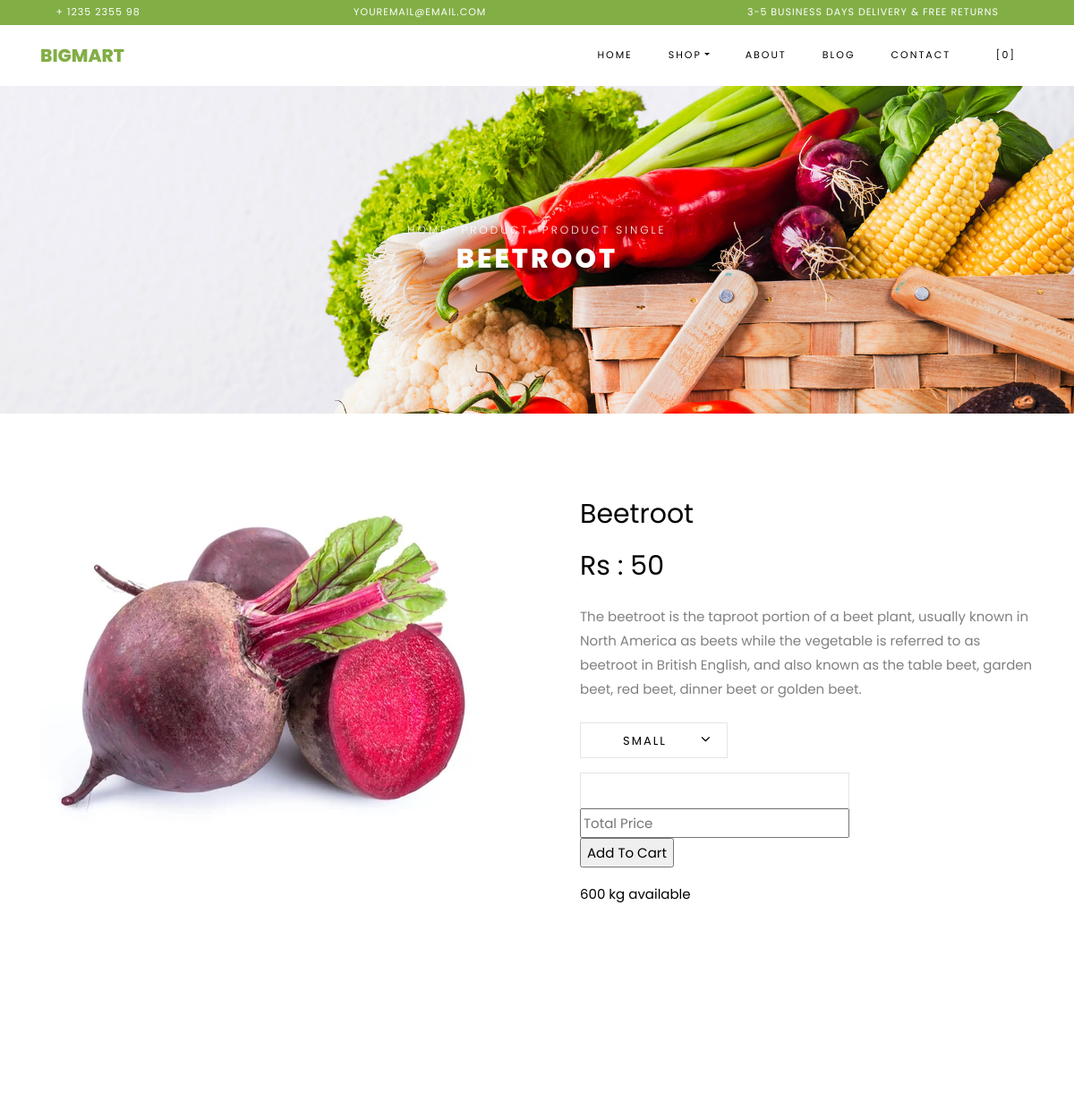
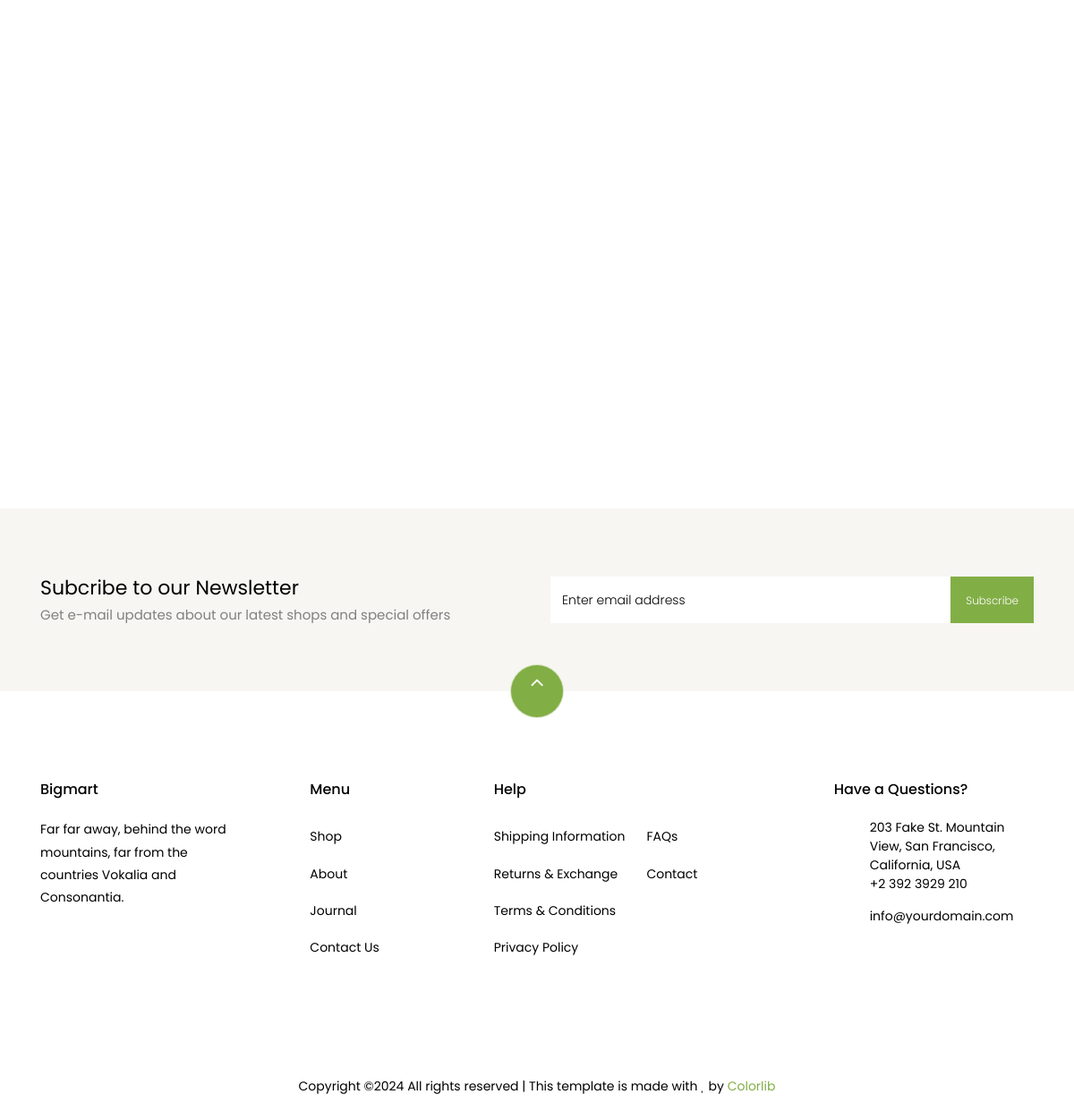
/single_product/2/, run on the app's committed database (2 pictures, top to bottom).
### Backend/models.py (models this page shows)
class product_db(models.Model):
    Product_Name = models.CharField(max_length=100,null=True,blank=True)
    Category = models.CharField(max_length=100,null=True,blank=True)
    Price = models.IntegerField(null=True,blank=True)
    Product_Description = models.CharField(max_length=500,null=True,blank=True)
    Product_Photo = models.ImageField(upload_to="product_images",null=True,blank=True)

### Webapp/views.py (the view)
# urls.py: path('single_product/<int:pro_id>/',views.single_product,name="single_product"),
def single_product(request,pro_id):
    data=product_db.objects.get(id=pro_id)
    return render(request,'single_product.html',{'data':data})

### Webapp/templates/single_product.html (shortened to what this page needs)
<!DOCTYPE html>
{% load static %}
<html lang="en">
 <head>
    <link rel="stylesheet" href="{% static 'newfolder/css/open-iconic-bootstrap.min.css' %}">
    <link rel="stylesheet" href="{% static 'newfolder/css/animate.css' %}">
    <link rel="stylesheet" href="{% static 'newfolder/css/owl.carousel.min.css' %}">
    <link rel="stylesheet" href="{% static 'newfolder/css/owl.theme.default.min.css' %}">
    <link rel="stylesheet" href="{% static 'newfolder/css/magnific-popup.css' %}">
    <link rel="stylesheet" href="{% static 'newfolder/css/aos.css' %}">
    <link rel="stylesheet" href="{% static 'newfolder/css/ionicons.min.css' %}">
    <link rel="stylesheet" href="{% static 'newfolder/css/bootstrap-datepicker.css' %}">
    <link rel="stylesheet" href="{% static 'newfolder/css/jquery.timepicker.css' %}">
    <link rel="stylesheet" href="{% static 'newfolder/css/flaticon.css' %}">
    <link rel="stylesheet" href="{% static 'newfolder/css/icomoon.css' %}">
    <link rel="stylesheet" href="{% static 'newfolder/css/style.css' %}">
  </head>
  <body class="goto-here">
		<div class="py-1 bg-primary">
    	<div class="container">
    		<div class="row no-gutters d-flex align-items-start align-items-center px-md-0">
	    		<div class="col-lg-12 d-block">
		    		<div class="row d-flex">
		    			<div class="col-md pr-4 d-flex topper align-items-center">
					    	<div class="icon mr-2 d-flex justify-content-center align-items-center"><span class="icon-phone2"></span></div>
						    <span class="text">+ 1235 2355 98</span>
					    </div>
					    <div class="col-md pr-4 d-flex topper align-items-center">
					    	<div class="icon mr-2 d-flex justify-content-center align-items-center"><span class="icon-paper-plane"></span></div>
						    <span class="text">youremail@email.com</span>
					    </div>
					    <div class="col-md-5 pr-4 d-flex topper align-items-center text-lg-right">
						    <span class="text">3-5 Business days delivery &amp; Free Returns</span>
					    </div>
				    </div>
			    </div>
		    </div>
		  </div>
    </div>
    <nav class="navbar navbar-expand-lg navbar-dark ftco_navbar bg-dark ftco-navbar-light" id="ftco-navbar">
	    <div class="container">
	      <a class="navbar-brand" href="{%  url 'Home' %}">Bigmart</a>
	      <div class="collapse navbar-collapse" id="ftco-nav">
	        <ul class="navbar-nav ml-auto">
	          <li class="nav-item"><a href="index.html" class="nav-link">Home</a></li>
	          <li class="nav-item active dropdown">
              <a class="nav-link dropdown-toggle" href="#" id="dropdown04" data-toggle="dropdown" aria-haspopup="true" aria-expanded="false">Shop</a>
            </li>
	          <li class="nav-item"><a href="about.html" class="nav-link">About</a></li>
	          <li class="nav-item"><a href="blog.html" class="nav-link">Blog</a></li>
	          <li class="nav-item"><a href="contact.html" class="nav-link">Contact</a></li>
	          <li class="nav-item cta cta-colored"><a href="cart.html" class="nav-link"><span class="icon-shopping_cart"></span>[0]</a></li>
	        </ul>
	      </div>
	    </div>
	  </nav>
    <div class="hero-wrap hero-bread" style="background-image: url({% static 'newfolder/images/bg_1.jpg' %});">
      <div class="container">
        <div class="row no-gutters slider-text align-items-center justify-content-center">
          <div class="col-md-9 ftco-animate text-center">
          	<p class="breadcrumbs"><span class="mr-2"><a href="index.html">Home</a></span> <span class="mr-2"><a href="index.html">Product</a></span> <span>Product Single</span></p>
            <h1 class="mb-0 bread">{{data.Product_Name}}</h1>
          </div>
        </div>
      </div>
    </div>
    <section class="ftco-section">
    	<div class="container">
    		<div class="row">
    			<div class="col-lg-6 mb-5 ftco-animate">
    				<a href="#" class="image-popup"><img src="{{ data.Product_Photo.url }}" class="img-fluid" alt="Colorlib Template"></a>
    			</div>
    			<div class="col-lg-6 product-details pl-md-5 ftco-animate">
    				<h3>{{ data.Product_Name }}</h3>
    				<p class="price"><span>Rs : {{ data.Price}}</span></p>
    				<p>{{data.Product_Description}}
						</p>
						<div class="row mt-4">
							<div class="col-md-6">
								<div class="form-group d-flex">
		              <div class="select-wrap">
	                  <div class="icon"><span class="ion-ios-arrow-down"></span></div>
	                  <select name="" id="" class="form-control">
	                  	<option value="">Small</option>
	                  </select>
	                </div>
		            </div>
							</div>
							<div class="input-group col-md-6 d-flex mb-3">
								<form method="post" action="{% url 'save_cart' %}">
	             	<input type="number" id="quantity" name="quantity" class="form-control input-number"  min="1" max="100">
								<input type="text" placeholder="Total Price" id="total" name="price">
									<input type="submit" value="Add To Cart">
								</form>
	          	</div>
	          	<div class="col-md-12">
	          		<p style="color: #000;">600 kg available</p>
	          	</div>
          	</div>
    			</div>
    		</div>
    	</div>
    </section>
    <section class="ftco-section">
    	<div class="container">
				<div class="row justify-content-center mb-3 pb-3">
        </div>
    	</div>
    	<div class="container">
    		<div class="row">
    		</div>
    	</div>
    </section>
		<section class="ftco-section ftco-no-pt ftco-no-pb py-5 bg-light">
      <div class="container py-4">
        <div class="row d-flex justify-content-center py-5">
          <div class="col-md-6">
          	<h2 style="font-size: 22px;" class="mb-0">Subcribe to our Newsletter</h2>
          	<span>Get e-mail updates about our latest shops and special offers</span>
          </div>
          <div class="col-md-6 d-flex align-items-center">
            <form action="#" class="subscribe-form">
              <div class="form-group d-flex">
                <input type="text" class="form-control" placeholder="Enter email address">
                <input type="submit" value="Subscribe" class="submit px-3">
              </div>
            </form>
          </div>
        </div>
      </div>
    </section>
    <footer class="ftco-footer ftco-section">
      <div class="container">
      	<div class="row">
      		<div class="mouse">
						<a href="#" class="mouse-icon">
							<div class="mouse-wheel"><span class="ion-ios-arrow-up"></span></div>
						</a>
					</div>
      	</div>
        <div class="row mb-5">
          <div class="col-md">
            <div class="ftco-footer-widget mb-4">
              <h2 class="ftco-heading-2">Bigmart</h2>
              <p>Far far away, behind the word mountains, far from the countries Vokalia and Consonantia.</p>
              <ul class="ftco-footer-social list-unstyled float-md-left float-lft mt-5">
              </ul>
            </div>
          </div>
          <div class="col-md">
            <div class="ftco-footer-widget mb-4 ml-md-5">
              <h2 class="ftco-heading-2">Menu</h2>
              <ul class="list-unstyled">
                <li><a href="#" class="py-2 d-block">Shop</a></li>
                <li><a href="#" class="py-2 d-block">About</a></li>
                <li><a href="#" class="py-2 d-block">Journal</a></li>
                <li><a href="#" class="py-2 d-block">Contact Us</a></li>
              </ul>
            </div>
          </div>
          <div class="col-md-4">
             <div class="ftco-footer-widget mb-4">
              <h2 class="ftco-heading-2">Help</h2>
              <div class="d-flex">
	              <ul class="list-unstyled mr-l-5 pr-l-3 mr-4">
	                <li><a href="#" class="py-2 d-block">Shipping Information</a></li>
	                <li><a href="#" class="py-2 d-block">Returns &amp; Exchange</a></li>
	                <li><a href="#" class="py-2 d-block">Terms &amp; Conditions</a></li>
	                <li><a href="#" class="py-2 d-block">Privacy Policy</a></li>
	              </ul>
	              <ul class="list-unstyled">
	                <li><a href="#" class="py-2 d-block">FAQs</a></li>
	                <li><a href="#" class="py-2 d-block">Contact</a></li>
	              </ul>
	            </div>
            </div>
          </div>
          <div class="col-md">
            <div class="ftco-footer-widget mb-4">
            	<h2 class="ftco-heading-2">Have a Questions?</h2>
            	<div class="block-23 mb-3">
	              <ul>
	                <li><span class="icon icon-map-marker"></span><span class="text">203 Fake St. Mountain View, San Francisco, California, USA</span></li>
	                <li><a href="#"><span class="icon icon-phone"></span><span class="text">+2 392 3929 210</span></a></li>
	                <li><a href="#"><span class="icon icon-envelope"></span><span class="text">info@yourdomain.com</span></a></li>
	              </ul>
	            </div>
            </div>
          </div>
        </div>
        <div class="row">
          <div class="col-md-12 text-center">
            <p>
						  Copyright &copy;<script>document.write(new Date().getFullYear());</script> All rights reserved | This template is made with <i class="icon-heart color-danger" aria-hidden="true"></i> by <a href="https://colorlib.com" target="_blank">Colorlib</a>
						</p>
          </div>
        </div>
      </div>
    </footer>
  </body>
</html>

### Webapp/static/newfolder/css/icomoon.css (style rules this page uses)
[class^="icon-"], [class*=" icon-"] { font-family: 'icomoon' !important; speak: none; font-style: normal; font-weight: normal; font-variant: normal; text-transform: none; line-height: 1; -webkit-font-smoothing: antialiased; -moz-osx-font-smoothing: grayscale; }
.icon-heart:before { content: "\f004"; }
.icon-map-marker:before { content: "\f041"; }
.icon-phone:before { content: "\f095"; }
.icon-envelope:before { content: "\f0e0"; }
.icon-paper-plane:before { content: "\f1d8"; }
.icon-phone2:before { content: "\e0cd"; }
.icon-shopping_cart:before { content: "\e8cc"; }

### data on the page
product_db: Product_Name "BEETROOT", Product_Photo (picture), Product_Name "Beetroot", Price "50", Product_Description "The beetroot is the taproot portion of a beet plant, usually known in North America as beets while the vegetable is referred to as beetroot in British English, and also known as the table beet, garden beet, red beet, dinner beet or golden beet."
